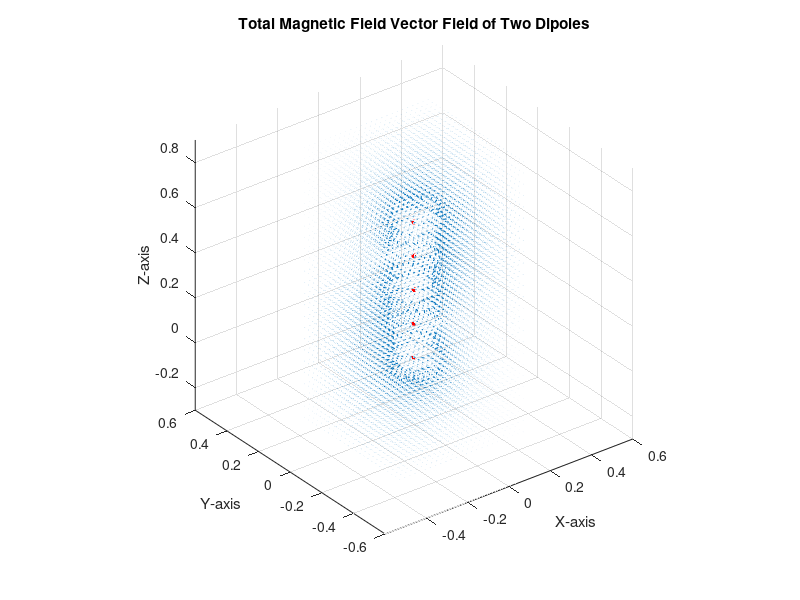

This chart was generated by the following MATLAB code:
close all;
clear;
clc;

% Parameters
mu0 = 4*pi*1e-7; % Permeability of free space
m1 = [4, 0, 0];   % Magnetic moment vector of the first dipole (aligned along z-axis)
m2 = [0, 0, 4];   % Magnetic moment vector of the second dipole (same orientation)
m3 = [0, 4, 0];   % Magnetic moment vector of the third dipole (same orientation)
m4 = [0, 0, 4];   % Magnetic moment vector of the fourth dipole (same orientation)
m5 = [4, 0, 0];   % Magnetic moment vector of the fourth dipole (same orientation)

% Position offset for the second dipole (0.15 meters above the first dipole)
dipole_offset = [0, 0, 0.15]; 
dipole2_offset = [0, 0, 0.3]; 
dipole3_offset = [0, 0, 0.45];
dipole4_offset = [0, 0, 0.6];

% Grid
[x, y, z] = meshgrid(linspace(-0.3, 0.3, 25), linspace(-0.3, 0.3, 25), linspace(-0.3, 0.9, 25));

% Calculate field components for the first dipole
r1 = sqrt(x.^2 + y.^2 + z.^2);
rx1 = x./r1; ry1 = y./r1; rz1 = z./r1;

Bx1 = mu0/(4*pi) * (3*(m1(1)*rx1 + m1(2)*ry1 + m1(3)*rz1).*rx1 - m1(1))./r1.^3;
By1 = mu0/(4*pi) * (3*(m1(1)*rx1 + m1(2)*ry1 + m1(3)*rz1).*ry1 - m1(2))./r1.^3;
Bz1 = mu0/(4*pi) * (3*(m1(1)*rx1 + m1(2)*ry1 + m1(3)*rz1).*rz1 - m1(3))./r1.^3;

% Calculate field components for the second dipole
x2 = x - dipole_offset(1);
y2 = y - dipole_offset(2);
z2 = z - dipole_offset(3);
r2 = sqrt(x2.^2 + y2.^2 + z2.^2);
rx2 = x2./r2; ry2 = y2./r2; rz2 = z2./r2;

Bx2 = mu0/(4*pi) * (3*(m2(1)*rx2 + m2(2)*ry2 + m2(3)*rz2).*rx2 - m2(1))./r2.^3;
By2 = mu0/(4*pi) * (3*(m2(1)*rx2 + m2(2)*ry2 + m2(3)*rz2).*ry2 - m2(2))./r2.^3;
Bz2 = mu0/(4*pi) * (3*(m2(1)*rx2 + m2(2)*ry2 + m2(3)*rz2).*rz2 - m2(3))./r2.^3;

% Calculate field components for the thrid dipole
x3 = x - dipole2_offset(1);
y3 = y - dipole2_offset(2);
z3 = z - dipole2_offset(3);
r3 = sqrt(x3.^2 + y3.^2 + z3.^2);
rx3 = x3./r3; ry3 = y3./r3; rz3 = z3./r3;

Bx3 = mu0/(4*pi) * (3*(m3(1)*rx3 + m3(2)*ry3 + m3(3)*rz3).*rx3 - m3(1))./r3.^3;
By3 = mu0/(4*pi) * (3*(m3(1)*rx3 + m3(2)*ry3 + m3(3)*rz3).*ry3 - m3(2))./r3.^3;
Bz3 = mu0/(4*pi) * (3*(m3(1)*rx3 + m3(2)*ry3 + m3(3)*rz3).*rz3 - m3(3))./r3.^3;

% Calculate field components for the Fourth dipole
x4 = x - dipole3_offset(1);
y4 = y - dipole3_offset(2);
z4 = z - dipole3_offset(3);
r4 = sqrt(x4.^2 + y4.^2 + z4.^2);
rx4 = x4./r4; ry4 = y4./r4; rz4 = z4./r4;

Bx4 = mu0/(4*pi) * (3*(m4(1)*rx4 + m4(2)*ry4 + m4(3)*rz4).*rx4 - m4(1))./r4.^3;
By4 = mu0/(4*pi) * (3*(m4(1)*rx4 + m4(2)*ry4 + m4(3)*rz4).*ry4 - m4(2))./r4.^3;
Bz4 = mu0/(4*pi) * (3*(m4(1)*rx4 + m4(2)*ry4 + m4(3)*rz4).*rz4 - m4(3))./r4.^3;

% Calculate field components for the Fourth dipole
x5 = x - dipole4_offset(1);
y5 = y - dipole4_offset(2);
z5 = z - dipole4_offset(3);
r5 = sqrt(x5.^2 + y5.^2 + z5.^2);
rx5 = x5./r5; ry5 = y5./r5; rz5 = z5./r5;

Bx5 = mu0/(4*pi) * (3*(m5(1)*rx5 + m5(2)*ry5 + m5(3)*rz5).*rx5 - m5(1))./r5.^3;
By5 = mu0/(4*pi) * (3*(m5(1)*rx5 + m5(2)*ry5 + m5(3)*rz5).*ry5 - m5(2))./r5.^3;
Bz5 = mu0/(4*pi) * (3*(m5(1)*rx5 + m5(2)*ry5 + m5(3)*rz5).*rz5 - m5(3))./r5.^3;


% Remove singularities for both dipoles
threshold = 0.1;
Bx1(r1<threshold) = NaN; By1(r1<threshold) = NaN; Bz1(r1<threshold) = NaN;
Bx2(r2<threshold) = NaN; By2(r2<threshold) = NaN; Bz2(r2<threshold) = NaN;
Bx3(r3<threshold) = NaN; By3(r3<threshold) = NaN; Bz3(r3<threshold) = NaN;
Bx4(r4<threshold) = NaN; By4(r4<threshold) = NaN; Bz4(r4<threshold) = NaN;
Bx5(r5<threshold) = NaN; By5(r5<threshold) = NaN; Bz5(r5<threshold) = NaN;

% Sum the magnetic fields from both dipoles
Bx_total = Bx1 + Bx2 + Bx3 + Bx4 + Bx5;
By_total = By1 + By2 + By3 + By4 + By5;
Bz_total = Bz1 + Bz2 + Bz3 + Bz4 + Bz5;

% Plotting the total magnetic field (3D)
figure(1)
quiver3(x, y, z, Bx_total, By_total, Bz_total);
hold on;
plot3(0, 0, 0, 'ro', 'MarkerSize', 3, 'MarkerFaceColor', 'r'); % First dipole position
plot3(0, 0, 0.15, 'ro', 'MarkerSize', 3, 'MarkerFaceColor', 'r'); % Second dipole position
plot3(0, 0, 0.3, 'ro', 'MarkerSize', 3, 'MarkerFaceColor', 'r'); % Third dipole position
plot3(0, 0, 0.45, 'ro', 'MarkerSize', 3, 'MarkerFaceColor', 'r'); % Fourth dipole position
plot3(0, 0, 0.6, 'ro', 'MarkerSize', 3, 'MarkerFaceColor', 'r'); % Fourth dipole position
hold off;
axis equal;
xlabel('X-axis');
ylabel('Y-axis');
zlabel('Z-axis');
title('Total Magnetic Field Vector Field of Two Dipoles');


